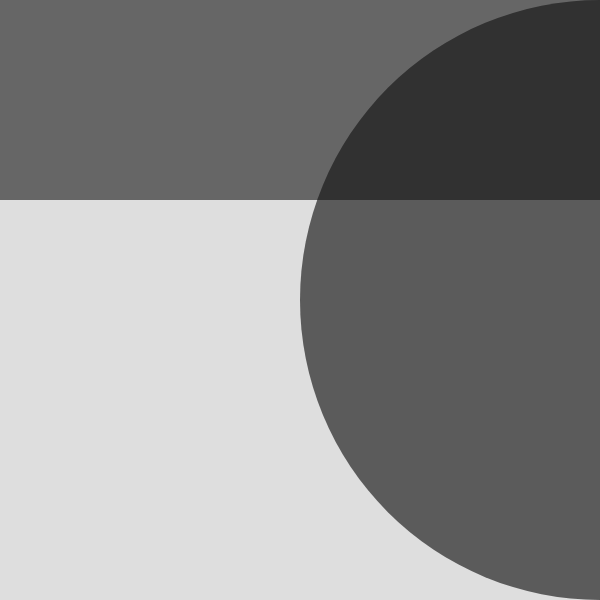
Frame 1 (no input)
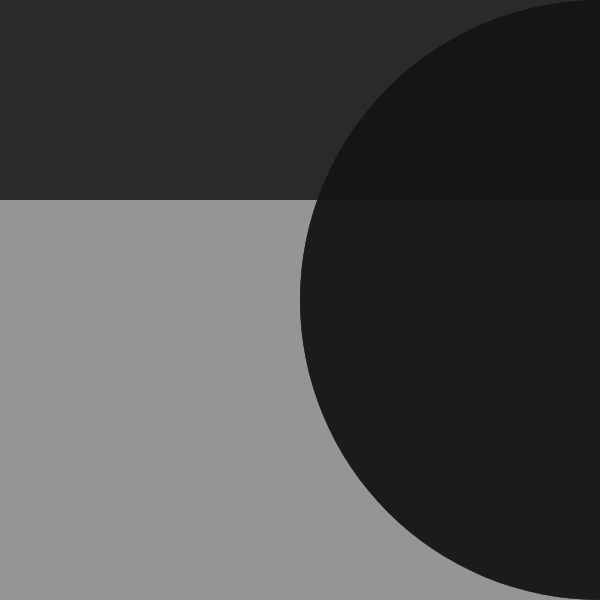
Frame 60 (no input)
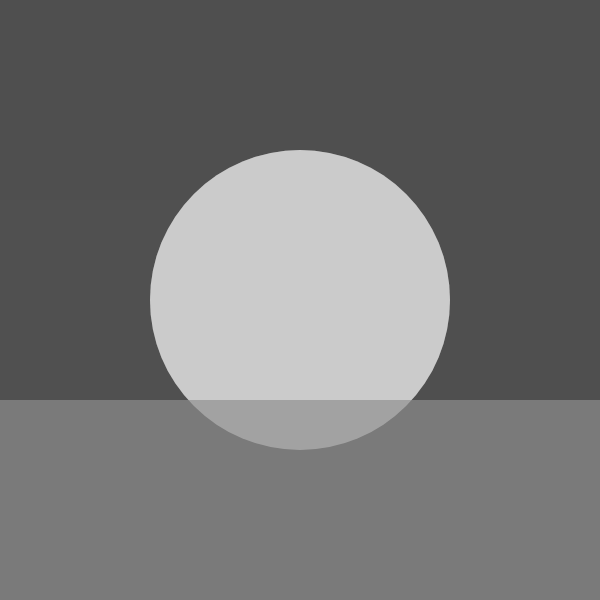
Frame 120 (the mouse pressed at the canvas centre since frame 60)

The p5.js sketch that drew these frames (run headless with seeded random() and noise() and a simulated clock; from frame 60 on, the mouse is pressed at the canvas centre):

// p5.js sketch
// ── sketch.js
/*
Inspired by Jongmin Park's sketch from Programming for Artists @ CUNY CCNY Spring 2022
*/

function setup() {
  createCanvas(600, 600);
  noStroke();
}

function draw() {
  
  let x = mouseX;
  let y = mouseY;
  
  if (mouseIsPressed) {
    background(80, 150);
    fill(255, 150);
  } else {
    background(150, 80);
    fill(0, 150);
  }
  
  circle(x, height / 2, y);

  let inverseX = width + mouseX;
  let inverseY = height - mouseY;

  circle(inverseX, height / 2, inverseY);

  if (mouseY < height / 3) {
    fill(20, 150);
    rect(0, 0, width, height / 3);
  } else if (mouseY < height / 3) {
    fill(80, 150);
    rect(0, height / 3, width, height);
  } else {
    fill(140, 150);
    rect(0, height / 3 * 2, width, height / 3);
  }
}
